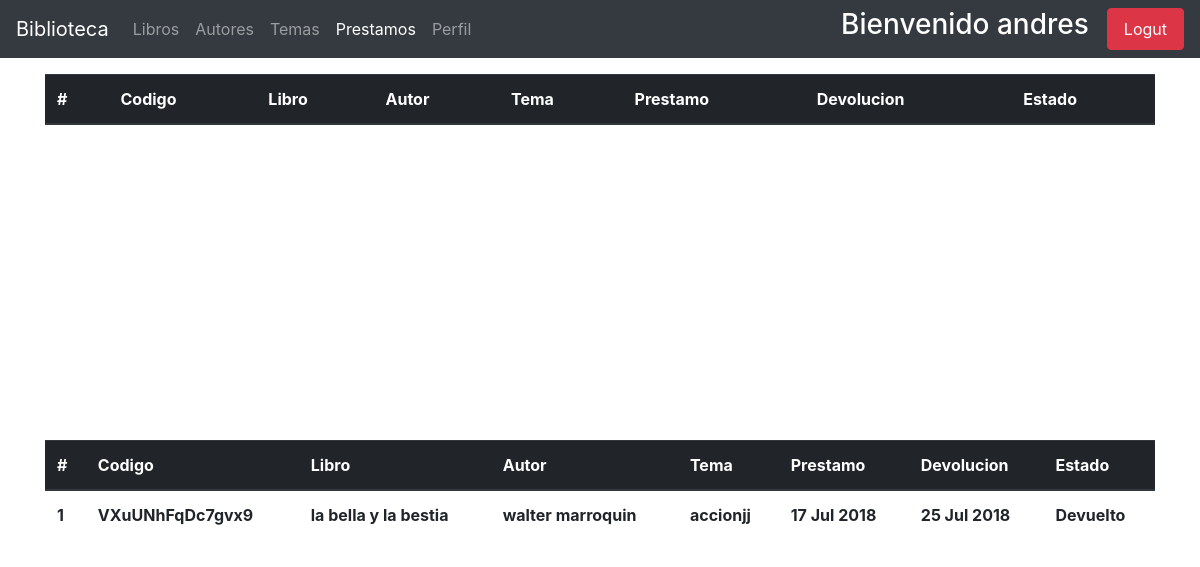
The page /prestamos/lista (signed in) on the database as committed earlier.
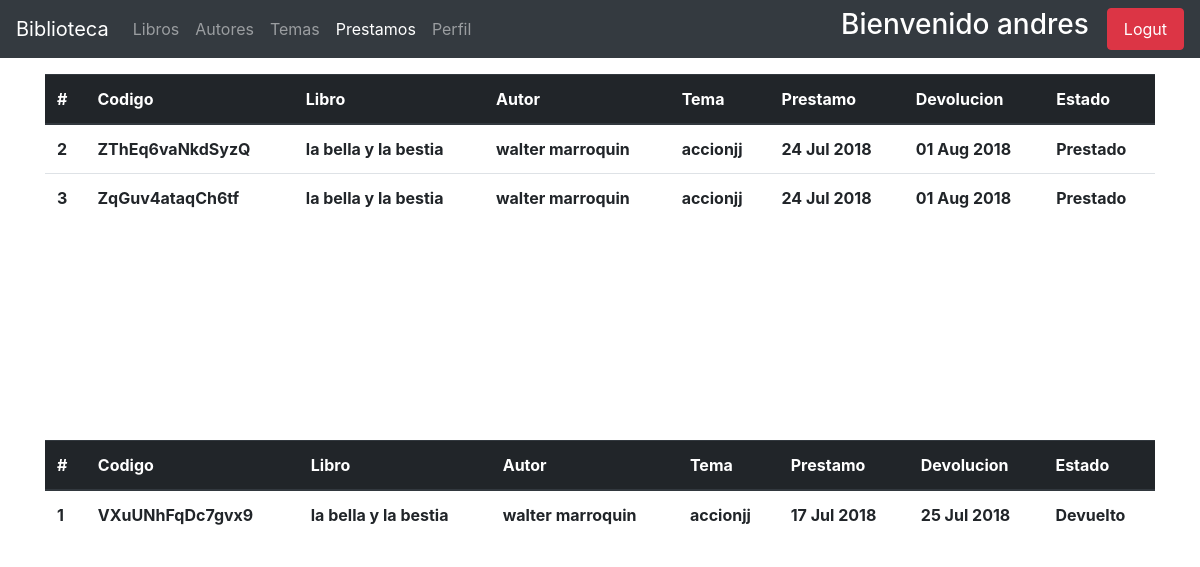
The same page on the database as committed later.
### usuarios/models.py (models this page shows, shortened)
class User(AbstractUser):
    email = models.EmailField(unique=True)
    adress = models.CharField(max_length=100 , null=True, blank=True)
    celphone = models.PositiveIntegerField(blank=True, null=True)
    gender = models.BooleanField(default=True, choices = [
        (True, 'Male'),
        (False, 'Female'),
    ])
    birth_date = models.DateField(blank=True, null=True)
    cui = models.PositiveIntegerField(blank=True, null=True)
    departamento = models.ForeignKey(Departamento, on_delete=models.PROTECT,blank=True,  null=True)
    municipio = models.ForeignKey(Municipio, on_delete=models.CASCADE, blank=True, null=True)
    zona = models.PositiveIntegerField(_('zona del municipio'), blank=True, null=True)
    escolaridad = models.PositiveIntegerField(_('escolaridad'), default=0, choices=[
        ( 1, 'None' ),
        ( 2, 'Primaria'),
        ( 3,'Basicos'),
        ( 4, 'Diversificado'),
        ( 5, 'Universidad'),
        ( 6, 'Maestria'),
    ])
    establecimiento = models.CharField(_('establecimiento'), max_length=150, blank=True, null=True)
    estado = models.PositiveSmallIntegerField(_('estado'), default=1)
    imagen = models.ImageField(_('perfil'), upload_to='usuarios/avatares/', default='default_avatar.jpg', blank=True, null=True)
    USERNAME_FIELD = 'email'
    REQUIRED_FIELDS = ['username', 'first_name', 'last_name']

### apps/prestamos/models.py (models this page shows, shortened)
class Prestamo(models.Model):
    usuario = models.ForeignKey(get_user_model(), on_delete=models.CASCADE)
    libro = models.ForeignKey(Libros, on_delete=models.PROTECT)
    fecha_prestamo = models.DateField(_('fecha de prestamos'), default=now())
    fecha_devolucion = models.DateField(_('fecha de devolucion'), default=(now() + timedelta(days=8)))
    token = models.CharField(max_length=50, default=get_random_string(length=15, allowed_chars='ABCDEFGHKMNPQRSTUVWXYZ123456789'), unique=True)
    estado = models.PositiveSmallIntegerField(default=1)

### apps/libros/models.py (models this page shows, shortened)
class Libros(models.Model):
    titulo = models.CharField(_('titulo'), max_length=150)
    biblioteca = models.ForeignKey(Biblioteca, on_delete=models.PROTECT, null=True)
    autor = models.ForeignKey(Author, on_delete=models.PROTECT)
    tema = models.ForeignKey(Temas, on_delete=models.PROTECT)
    ubicacion = models.CharField(_('ubicacion'), max_length=200)
    disponibles = models.PositiveIntegerField(_('libros disponibles'), validators=[limit], default=1, )
    fecha_registro = models.DateField(_('Fecha de ingreso'), default=now())
    class Meta:
        ordering = ['id']
        verbose_name_plural = 'Libros'

### apps/autores/models.py (models this page shows, shortened)
class Author(models.Model):
    nombre = models.CharField(_('nombre'), max_length=150)
    apellido = models.CharField(_('apellido'), max_length=150)
    nacionalidad = models.ForeignKey(Pais, on_delete=models.CASCADE)
    genero = models.BooleanField(_('genero'), default=True, choices=[
        (True, 'masculino'),
        (False, 'femenino')
    ])
    nacimiento = models.DateField(_('fecha de nacimiento'))
    fallecimiento = models.DateField(_('fecha de fallecimiento'),null=True, blank=True)
    fecha_registro = models.DateField(_('fecha de registro'), default=datetime.now())
    def __str__(self):
        return f'{self.nombre} {self.apellido}'

### apps/temas/models.py (models this page shows)
class Temas(models.Model):
    tema = models.CharField(_('tema'), max_length=200)
    fecha_ingreso = models.DateField(_('fecha_ingreso'), default=now())
    class Meta:
        verbose_name_plural = 'Temas'
    def __str__(self):
        return self.tema

### apps/prestamos/views.py (the view)
# urls.py: path('lista', views.PrestamoOfUser, name='prestamos-list'),
def PrestamoOfUser(request):
    prestamos = Prestamo.objects.filter(usuario=request.user)
    context = {'Prestamo': prestamos}
    return render(request, 'prestamos/prestamo_list.html', context)

### apps/prestamos/templates/prestamos/prestamo_list.html (shortened to what this page needs)
{% extends "base.html" %}
{% block navbar_items %}
    <li class="nav-item ">
        <a class="nav-link" href="{% url 'book:user_index' %}">Libros <span class="sr-only">(current)</span></a>
    </li>
    <li class="nav-item  ">
        <a class="nav-link" href="{% url 'autor:autores-user' %}">Autores </a>
    </li>
    <li class="nav-item ">
        <a class="nav-link" href="{% url 'temas:temas-user' %}">Temas </a>
    </li>
    <li class="nav-item active">
        <a class="nav-link" href="{% url 'prestamos:prestamos-list' %}">Prestamos</a>
    </li>
    <li class="nav-item">
        <a class="nav-link" href="{% url 'usuarios:user-edit' request.user.id %}">Perfil </a>
    </li>
{% endblock %}
{% block content %}
<div class="container mt-3 " style="height: 350px;">
    <table class="table table-hover" id="table-controller">
        <thead class="thead-dark">
            <tr>
                <th scope="col"> # </th>
                <th scope="col"> Codigo </th>
                <th scope="col"> Libro </th>
                <th scope="col"> Autor </th>
                <th scope="col"> Tema </th>
                <th scope="col"> Prestamo </th>
                <th scope="col"> Devolucion </th>
                <th scope="col"> Estado </th>
            </tr>
            <tbody>
                {% for prestamo in Prestamo %}
                {% if prestamo.estado == 1 or prestamo.estado == 2 %}
                    <tr>
                        <th scope="col"> {{ forloop.counter }} </th>
                        <th> {{ prestamo.token }} </th>
                        <th> {{ prestamo.libro.titulo }} </th>
                        <th> {{ prestamo.libro.autor }} </th>
                        <th> {{ prestamo.libro.tema }} </th>
                        <th> {{ prestamo.fecha_prestamo|date:"d M Y" }} </th>
                        <th> {{ prestamo.fecha_devolucion|date:"d M Y" }} </th>
                        {% if prestamo.estado == 1 %}
                        <th> Prestado </th>
                        {% endif %}
                    </tr>
                    {% endif %}
                {% endfor %}
            </tbody>
        </thead>
    </table>
</div>
<div class="container mt-3 ">
        <table class="table table-hover" id="table-controller2">
            <thead class="thead-dark">
                <tr>
                    <th scope="col"> # </th>
                    <th scope="col"> Codigo </th>
                    <th scope="col"> Libro </th>
                    <th scope="col"> Autor </th>
                    <th scope="col"> Tema </th>
                    <th scope="col"> Prestamo </th>
                    <th scope="col"> Devolucion </th>
                    <th scope="col"> Estado </th>
                </tr>
                <tbody>
                    {% for prestamo in Prestamo %}
                    {% if prestamo.estado == 3 or prestamo.estado == 4 %}
                        <tr>
                            <th scope="col"> {{ forloop.counter }} </th>
                            <th> {{ prestamo.token }} </th>
                            <th> {{ prestamo.libro.titulo }} </th>
                            <th> {{ prestamo.libro.autor }} </th>
                            <th> {{ prestamo.libro.tema }} </th>
                            <th> {{ prestamo.fecha_prestamo|date:"d M Y" }} </th>
                            <th> {{ prestamo.fecha_devolucion|date:"d M Y" }} </th>
                            {% if prestamo.estado == 3 %}
                            <th> Devuelto </th>
                            {% endif %}
                        </tr>
                        {% endif %}
                    {% endfor %}
                </tbody>
            </thead>
        </table>
    </div>
{% endblock %}

### usuarios/templates/base.html (shortened to what this page needs)
{% load static %}
<!DOCTYPE html>
<html lang="en">
<head>
    <link rel="stylesheet" type="text/css" href="https://cdn.datatables.net/v/bs4/dt-1.10.18/datatables.min.css"/>
    <link rel="stylesheet" href="https://use.fontawesome.com/releases/v5.1.0/css/all.css">
    <link rel="stylesheet" href="https://stackpath.bootstrapcdn.com/bootstrap/4.1.1/css/bootstrap.min.css">
</head>
<body>
    <nav class="navbar navbar-expand-lg navbar-dark bg-dark">
        <a class="navbar-brand" href="{% url 'usuarios:index' %}">Biblioteca</a>
        <div class="collapse navbar-collapse" id="navbarSupportedContent">
            <ul class="navbar-nav mr-auto">
                {% block navbar_items %}
                {% endblock navbar_items %}
            </ul>
            <form class="form-inline my-2 my-lg-0">
                <h3 style="color: #ffffff"> Bienvenido {{ user.first_name }} </h3>
                <a class='nav-link btn btn-danger text-white' href="{% url 'usuarios:sign_out' %}">Logut</a>
            </form>
        </div>
    </nav>
    {% block content %}
    {% endblock %}
</body>
</html>

Rows that differ between the two databases and show on the page:
added Prestamo: token "ZThEq6vaNkdSyzQ", libro.titulo "la bella y la bestia", libro.autor "walter marroquin", libro.tema "accionjj", fecha_prestamo "24 Jul 2018", fecha_devolucion "01 Aug 2018", estado "Prestado", shown under "Bienvenido andres"
added Prestamo: token "ZqGuv4ataqCh6tf", libro.titulo "la bella y la bestia", libro.autor "walter marroquin", libro.tema "accionjj", fecha_prestamo "24 Jul 2018", fecha_devolucion "01 Aug 2018", estado "Prestado", shown under "Bienvenido andres"
